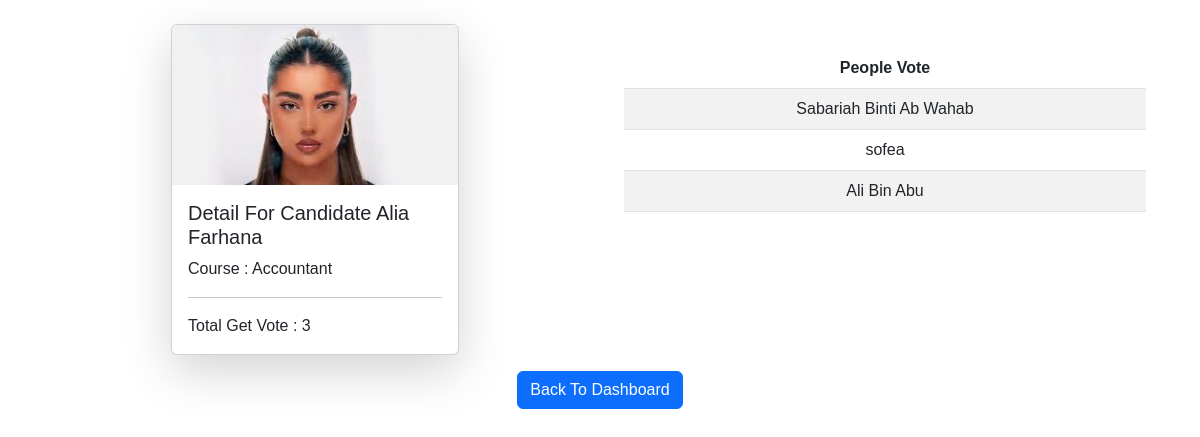
Screenshot of /admin/people_vote.php?id=2 with the database file from the repository.
### tables this page shows
CREATE TABLE `candidates` (
  `candidate_id` int(11) NOT NULL,
  `candidate_name` varchar(200) NOT NULL,
  `candidate_description` varchar(200) NOT NULL,
  `candidate_image` varchar(200) NOT NULL,
  `candidate_course` varchar(100) NOT NULL
);

CREATE TABLE `votes` (
  `vote_id` int(11) NOT NULL,
  `user_id` varchar(10) NOT NULL,
  `candidate_id` varchar(10) NOT NULL
);

CREATE TABLE `users` (
  `user_id` int(11) NOT NULL,
  `user_name` varchar(100) NOT NULL,
  `course` varchar(100) NOT NULL
);

### admin/people_vote.php (the view, shortened to what this page needs)
<?php
include ('../config.php');
$candidate_id = $_GET['id'];
$sql_candidate = mysqli_query($db_conn,"SELECT * FROM candidates WHERE candidate_id = $candidate_id");
$data_candidate = mysqli_fetch_assoc($sql_candidate);
$select_user_vote = mysqli_query($db_conn,"SELECT * FROM users JOIN votes on users.user_id = votes.user_id WHERE votes.candidate_id = $candidate_id");
?>
<!DOCTYPE html>
<html lang="en">
<head>
    <link rel="stylesheet" type="text/css" href="https://cdn.datatables.net/1.13.3/css/dataTables.bootstrap5.min.css">
<link href="https://cdn.jsdelivr.net/npm/bootstrap@5.2.0/dist/css/bootstrap.min.css" rel="stylesheet"
>
</head>
<body>
    <div class="container">
        <div class="row">
            <div class="col-6">
                <div class="card shadow-lg mx-auto mt-4" style="width: 18rem;">
                  <img src="../img/<?= $data_candidate['candidate_image'] ?>" class="card-img-top" alt="<?= $data_candidate['candidate_name'] ?>">
                  <div class="card-body">
                    <h5 class="card-title">Detail For Candidate <?= $data_candidate['candidate_name'] ?></h5>
                    <p class="card-text">Course :  <?= $data_candidate['candidate_course'] ?></p>
                    <hr>
                    <p class="card-text">Total Get Vote :  <?php
                $select_tot_vote = mysqli_query($db_conn,"SELECT COUNT(*) as total_vote FROM votes WHERE candidate_id = $candidate_id");
                $total_vote = mysqli_fetch_assoc($select_tot_vote);
                echo $total_vote['total_vote'];
                ?></p>
                  </div>
                </div>
            </div>
            <div class="col-6">
            <div class="container mt-5 mb-5">
<table id="example" class="table table-striped text-center" style="width:100%">
        <thead>
            <tr>
                <th>People Vote</th>
            </tr>
        </thead>
        <tbody>
            <?php while($row = mysqli_fetch_assoc($select_user_vote)) : ?>
            <tr>
                <td><?= $row['user_name'] ?></td>
            </tr>
            <?php endwhile; ?>
    </table>
    </div>
            </div>
        </div>
    </div>
    <div class="d-flex align-items-center justify-content-center" >
        <a href="dashboard.php" class="btn btn-primary align-items-center mt-3">Back To Dashboard</a>
</div>
</body>
</html>

### admin/people_vote.php (style rules this page uses)
* { font-family: Arial, Helvetica, sans-serif; }

### rows the page displays
candidates: candidate_image (picture), candidate_name "Alia Farhana", candidate_course "Accountant"
votes: user.user_name "Sabariah Binti Ab Wahab"
votes: user.user_name "sofea"
votes: user.user_name "Ali Bin Abu"

### other values shown
$total_vote['total_vote'] "3"
